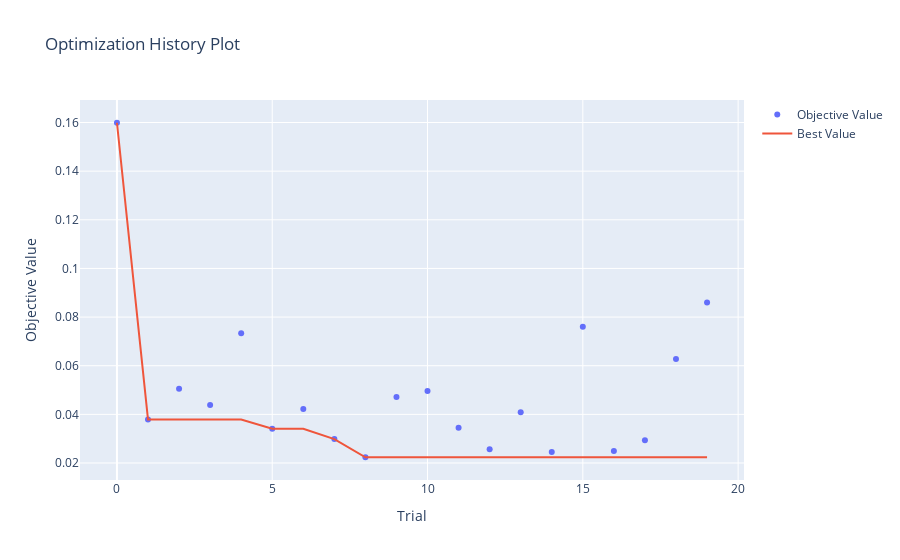
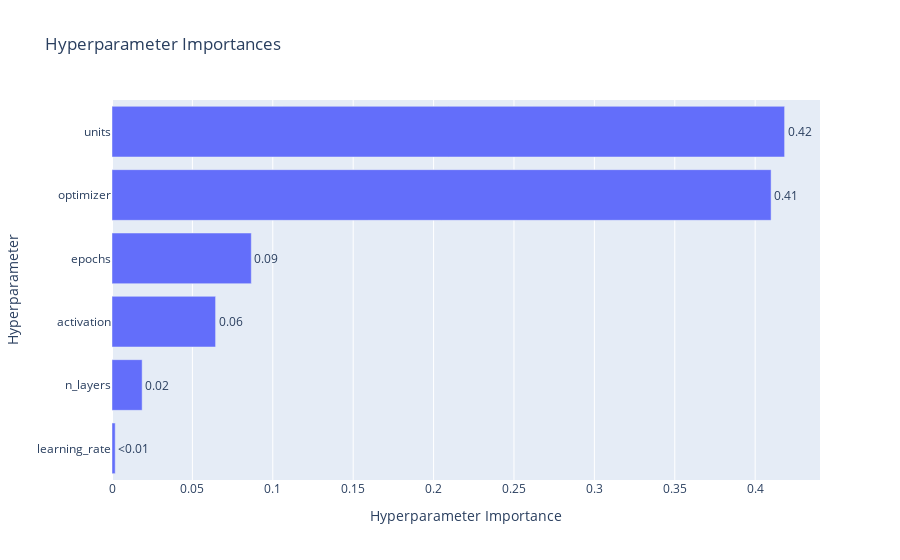
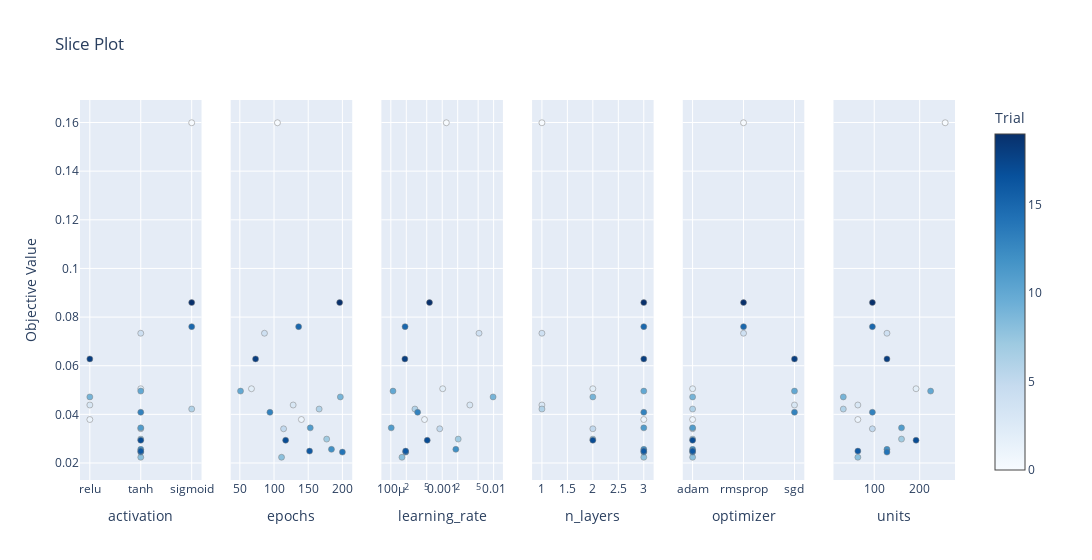
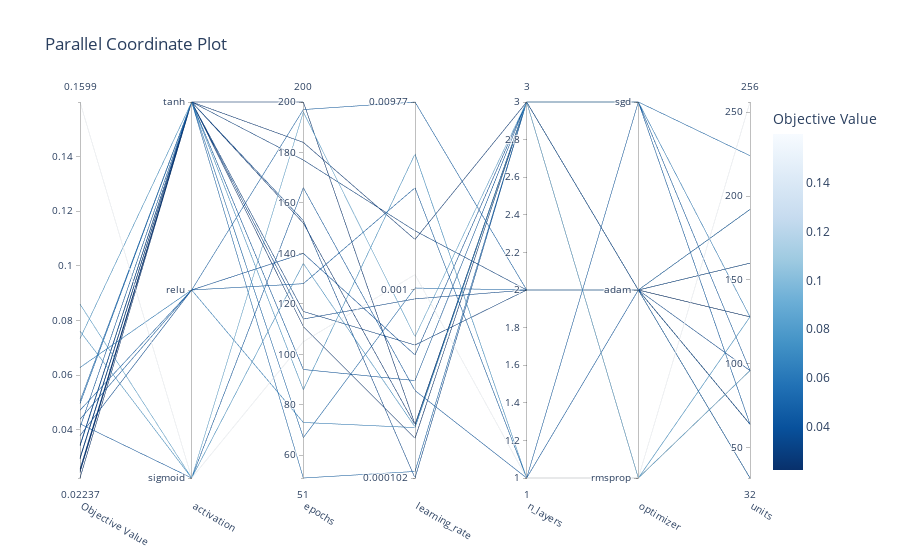

The code cell stored with these charts, in order, in its notebook:
### Code cell
show_optuna_visualizations(study_mlp)

### Figure 1 — Plotly figure (JSON) as saved in the notebook; plotly's stock layout.template omitted (floating-point values rounded to 4 significant figures)
{"data": [{"mode": "markers", "name": "Objective Value", "type": "scatter", "x": [0, 1, 2, 3, 4, 5, 6, 7, 8, 9, 10, 11, 12, 13, 14, 15, 16, 17, 18, 19], "y": [0.1599, 0.03788, 0.05054, 0.04384, 0.07336, 0.03407, 0.04219, 0.02983, 0.02237, 0.04717, 0.04957, 0.03445, 0.02561, 0.04086, 0.02447, 0.07607, 0.02489, 0.02935, 0.0628, 0.08597]}, {"mode": "lines", "name": "Best Value", "type": "scatter", "x": [0, 1, 2, 3, 4, 5, 6, 7, 8, 9, 10, 11, 12, 13, 14, 15, 16, 17, 18, 19], "y": [0.1599, 0.03788, 0.03788, 0.03788, 0.03788, 0.03407, 0.03407, 0.02983, 0.02237, 0.02237, 0.02237, 0.02237, 0.02237, 0.02237, 0.02237, 0.02237, 0.02237, 0.02237, 0.02237, 0.02237]}, {"marker": {"color": "#cccccc"}, "mode": "markers", "name": "Infeasible Trial", "showlegend": false, "type": "scatter", "x": [], "y": []}], "layout": {"title": {"text": "Optimization History Plot"}, "xaxis": {"title": {"text": "Trial"}}, "yaxis": {"title": {"text": "Objective Value"}}}}

### Figure 2 — Plotly figure (JSON) as saved in the notebook; plotly's stock layout.template omitted (floating-point values rounded to 4 significant figures)
{"data": [{"cliponaxis": false, "hovertemplate": ["learning_rate (FloatDistribution): 0.0019907448022315434<extra></extra>", "n_layers (IntDistribution): 0.018748268442361143<extra></extra>", "activation (CategoricalDistribution): 0.0644194230981569<extra></extra>", "epochs (IntDistribution): 0.08663314860180507<extra></extra>", "optimizer (CategoricalDistribution): 0.40990561669056286<extra></extra>", "units (IntDistribution): 0.4183027983648825<extra></extra>"], "name": "Objective Value", "orientation": "h", "text": ["<0.01", "0.02", "0.06", "0.09", "0.41", "0.42"], "textposition": "outside", "type": "bar", "x": [0.001991, 0.01875, 0.06442, 0.08663, 0.4099, 0.4183], "y": ["learning_rate", "n_layers", "activation", "epochs", "optimizer", "units"]}], "layout": {"title": {"text": "Hyperparameter Importances"}, "xaxis": {"title": {"text": "Hyperparameter Importance"}}, "yaxis": {"title": {"text": "Hyperparameter"}}}}

### Figure 3 — Plotly figure (JSON) as saved in the notebook; plotly's stock layout.template omitted (floating-point values rounded to 4 significant figures)
{"data": [{"marker": {"color": [0, 1, 2, 3, 4, 5, 6, 7, 8, 9, 10, 11, 12, 13, 14, 15, 16, 17, 18, 19], "colorbar": {"title": {"text": "Trial"}, "x": 1, "xpad": 40}, "colorscale": [[0, "rgb(247,251,255)"], [0.125, "rgb(222,235,247)"], [0.25, "rgb(198,219,239)"], [0.375, "rgb(158,202,225)"], [0.5, "rgb(107,174,214)"], [0.625, "rgb(66,146,198)"], [0.75, "rgb(33,113,181)"], [0.875, "rgb(8,81,156)"], [1, "rgb(8,48,107)"]], "line": {"color": "Grey", "width": 0.5}, "showscale": true}, "mode": "markers", "name": "Feasible Trial", "showlegend": false, "type": "scatter", "x": ["sigmoid", "relu", "tanh", "relu", "tanh", "tanh", "sigmoid", "tanh", "tanh", "relu", "tanh", "tanh", "tanh", "tanh", "tanh", "sigmoid", "tanh", "tanh", "relu", "sigmoid"], "xaxis": "x", "y": [0.1599, 0.03788, 0.05054, 0.04384, 0.07336, 0.03407, 0.04219, 0.02983, 0.02237, 0.04717, 0.04957, 0.03445, 0.02561, 0.04086, 0.02447, 0.07607, 0.02489, 0.02935, 0.0628, 0.08597], "yaxis": "y"}, {"marker": {"color": [0, 1, 2, 3, 4, 5, 6, 7, 8, 9, 10, 11, 12, 13, 14, 15, 16, 17, 18, 19], "colorbar": {"title": {"text": "Trial"}, "x": 1, "xpad": 40}, "colorscale": [[0, "rgb(247,251,255)"], [0.125, "rgb(222,235,247)"], [0.25, "rgb(198,219,239)"], [0.375, "rgb(158,202,225)"], [0.5, "rgb(107,174,214)"], [0.625, "rgb(66,146,198)"], [0.75, "rgb(33,113,181)"], [0.875, "rgb(8,81,156)"], [1, "rgb(8,48,107)"]], "line": {"color": "Grey", "width": 0.5}, "showscale": false}, "mode": "markers", "name": "Feasible Trial", "showlegend": false, "type": "scatter", "x": [105, 140, 67, 128, 86, 114, 166, 177, 111, 197, 51, 153, 184, 94, 200, 136, 152, 117, 73, 196], "xaxis": "x2", "y": [0.1599, 0.03788, 0.05054, 0.04384, 0.07336, 0.03407, 0.04219, 0.02983, 0.02237, 0.04717, 0.04957, 0.03445, 0.02561, 0.04086, 0.02447, 0.07607, 0.02489, 0.02935, 0.0628, 0.08597], "yaxis": "y2"}, {"marker": {"color": [0, 1, 2, 3, 4, 5, 6, 7, 8, 9, 10, 11, 12, 13, 14, 15, 16, 17, 18, 19], "colorbar": {"title": {"text": "Trial"}, "x": 1, "xpad": 40}, "colorscale": [[0, "rgb(247,251,255)"], [0.125, "rgb(222,235,247)"], [0.25, "rgb(198,219,239)"], [0.375, "rgb(158,202,225)"], [0.5, "rgb(107,174,214)"], [0.625, "rgb(66,146,198)"], [0.75, "rgb(33,113,181)"], [0.875, "rgb(8,81,156)"], [1, "rgb(8,48,107)"]], "line": {"color": "Grey", "width": 0.5}, "showscale": false}, "mode": "markers", "name": "Feasible Trial", "showlegend": false, "type": "scatter", "x": [0.001202, 0.0004531, 0.001021, 0.003447, 0.005197, 0.000895, 0.0002941, 0.002045, 0.0001648, 0.009766, 0.0001102, 0.0001018, 0.001841, 0.0003321, 0.0001951, 0.0001893, 0.0001942, 0.0005111, 0.0001877, 0.0005655], "xaxis": "x3", "y": [0.1599, 0.03788, 0.05054, 0.04384, 0.07336, 0.03407, 0.04219, 0.02983, 0.02237, 0.04717, 0.04957, 0.03445, 0.02561, 0.04086, 0.02447, 0.07607, 0.02489, 0.02935, 0.0628, 0.08597], "yaxis": "y3"}, {"marker": {"color": [0, 1, 2, 3, 4, 5, 6, 7, 8, 9, 10, 11, 12, 13, 14, 15, 16, 17, 18, 19], "colorbar": {"title": {"text": "Trial"}, "x": 1, "xpad": 40}, "colorscale": [[0, "rgb(247,251,255)"], [0.125, "rgb(222,235,247)"], [0.25, "rgb(198,219,239)"], [0.375, "rgb(158,202,225)"], [0.5, "rgb(107,174,214)"], [0.625, "rgb(66,146,198)"], [0.75, "rgb(33,113,181)"], [0.875, "rgb(8,81,156)"], [1, "rgb(8,48,107)"]], "line": {"color": "Grey", "width": 0.5}, "showscale": false}, "mode": "markers", "name": "Feasible Trial", "showlegend": false, "type": "scatter", "x": [1, 3, 2, 1, 1, 2, 1, 2, 3, 2, 3, 3, 3, 3, 3, 3, 3, 2, 3, 3], "xaxis": "x4", "y": [0.1599, 0.03788, 0.05054, 0.04384, 0.07336, 0.03407, 0.04219, 0.02983, 0.02237, 0.04717, 0.04957, 0.03445, 0.02561, 0.04086, 0.02447, 0.07607, 0.02489, 0.02935, 0.0628, 0.08597], "yaxis": "y4"}, {"marker": {"color": [0, 1, 2, 3, 4, 5, 6, 7, 8, 9, 10, 11, 12, 13, 14, 15, 16, 17, 18, 19], "colorbar": {"title": {"text": "Trial"}, "x": 1, "xpad": 40}, "colorscale": [[0, "rgb(247,251,255)"], [0.125, "rgb(222,235,247)"], [0.25, "rgb(198,219,239)"], [0.375, "rgb(158,202,225)"], [0.5, "rgb(107,174,214)"], [0.625, "rgb(66,146,198)"], [0.75, "rgb(33,113,181)"], [0.875, "rgb(8,81,156)"], [1, "rgb(8,48,107)"]], "line": {"color": "Grey", "width": 0.5}, "showscale": false}, "mode": "markers", "name": "Feasible Trial", "showlegend": false, "type": "scatter", "x": ["rmsprop", "adam", "adam", "sgd", "rmsprop", "adam", "adam", "adam", "adam", "adam", "sgd", "adam", "adam", "sgd", "adam", "rmsprop", "adam", "adam", "sgd", "rmsprop"], "xaxis": "x5", "y": [0.1599, 0.03788, 0.05054, 0.04384, 0.07336, 0.03407, 0.04219, 0.02983, 0.02237, 0.04717, 0.04957, 0.03445, 0.02561, 0.04086, 0.02447, 0.07607, 0.02489, 0.02935, 0.0628, 0.08597], "yaxis": "y5"}, {"marker": {"color": [0, 1, 2, 3, 4, 5, 6, 7, 8, 9, 10, 11, 12, 13, 14, 15, 16, 17, 18, 19], "colorbar": {"title": {"text": "Trial"}, "x": 1, "xpad": 40}, "colorscale": [[0, "rgb(247,251,255)"], [0.125, "rgb(222,235,247)"], [0.25, "rgb(198,219,239)"], [0.375, "rgb(158,202,225)"], [0.5, "rgb(107,174,214)"], [0.625, "rgb(66,146,198)"], [0.75, "rgb(33,113,181)"], [0.875, "rgb(8,81,156)"], [1, "rgb(8,48,107)"]], "line": {"color": "Grey", "width": 0.5}, "showscale": false}, "mode": "markers", "name": "Feasible Trial", "showlegend": false, "type": "scatter", "x": [256, 64, 192, 64, 128, 96, 32, 160, 64, 32, 224, 160, 128, 96, 128, 96, 64, 192, 128, 96], "xaxis": "x6", "y": [0.1599, 0.03788, 0.05054, 0.04384, 0.07336, 0.03407, 0.04219, 0.02983, 0.02237, 0.04717, 0.04957, 0.03445, 0.02561, 0.04086, 0.02447, 0.07607, 0.02489, 0.02935, 0.0628, 0.08597], "yaxis": "y6"}], "layout": {"title": {"text": "Slice Plot"}, "width": 1800, "xaxis": {"anchor": "y", "categoryarray": ["relu", "tanh", "sigmoid"], "categoryorder": "array", "domain": [0, 0.1389], "title": {"text": "activation"}, "type": "category"}, "xaxis2": {"anchor": "y2", "domain": [0.1722, 0.3111], "title": {"text": "epochs"}}, "xaxis3": {"anchor": "y3", "domain": [0.3444, 0.4833], "title": {"text": "learning_rate"}, "type": "log"}, "xaxis4": {"anchor": "y4", "domain": [0.5167, 0.6556], "title": {"text": "n_layers"}}, "xaxis5": {"anchor": "y5", "categoryarray": ["adam", "rmsprop", "sgd"], "categoryorder": "array", "domain": [0.6889, 0.8278], "title": {"text": "optimizer"}, "type": "category"}, "xaxis6": {"anchor": "y6", "domain": [0.8611, 1], "title": {"text": "units"}}, "yaxis": {"anchor": "x", "domain": [0, 1], "title": {"text": "Objective Value"}}, "yaxis2": {"anchor": "x2", "domain": [0, 1], "matches": "y", "showticklabels": false}, "yaxis3": {"anchor": "x3", "domain": [0, 1], "matches": "y", "showticklabels": false}, "yaxis4": {"anchor": "x4", "domain": [0, 1], "matches": "y", "showticklabels": false}, "yaxis5": {"anchor": "x5", "domain": [0, 1], "matches": "y", "showticklabels": false}, "yaxis6": {"anchor": "x6", "domain": [0, 1], "matches": "y", "showticklabels": false}}}

### Figure 4 — Plotly figure (JSON) as saved in the notebook; plotly's stock layout.template omitted (floating-point values rounded to 4 significant figures)
{"data": [{"dimensions": [{"label": "Objective Value", "range": [0.02237, 0.1599], "values": [0.1599, 0.03788, 0.05054, 0.04384, 0.07336, 0.03407, 0.04219, 0.02983, 0.02237, 0.04717, 0.04957, 0.03445, 0.02561, 0.04086, 0.02447, 0.07607, 0.02489, 0.02935, 0.0628, 0.08597]}, {"label": "activation", "range": [0, 2], "ticktext": ["sigmoid", "relu", "tanh"], "tickvals": [0, 1, 2], "values": [0, 1, 2, 1, 2, 2, 0, 2, 2, 1, 2, 2, 2, 2, 2, 0, 2, 2, 1, 0]}, {"label": "epochs", "range": [51, 200], "values": [105, 140, 67, 128, 86, 114, 166, 177, 111, 197, 51, 153, 184, 94, 200, 136, 152, 117, 73, 196]}, {"label": "learning_rate", "range": [-3.992, -2.01], "ticktext": ["0.000102", "0.001", "0.00977"], "tickvals": [-3.992, -3, -2.01], "values": [-2.92, -3.344, -2.991, -2.463, -2.284, -3.048, -3.531, -2.689, -3.783, -2.01, -3.958, -3.992, -2.735, -3.479, -3.71, -3.723, -3.712, -3.292, -3.727, -3.248]}, {"label": "n_layers", "range": [1, 3], "values": [1, 3, 2, 1, 1, 2, 1, 2, 3, 2, 3, 3, 3, 3, 3, 3, 3, 2, 3, 3]}, {"label": "optimizer", "range": [0, 2], "ticktext": ["rmsprop", "adam", "sgd"], "tickvals": [0, 1, 2], "values": [0, 1, 1, 2, 0, 1, 1, 1, 1, 1, 2, 1, 1, 2, 1, 0, 1, 1, 2, 0]}, {"label": "units", "range": [32, 256], "values": [256, 64, 192, 64, 128, 96, 32, 160, 64, 32, 224, 160, 128, 96, 128, 96, 64, 192, 128, 96]}], "labelangle": 30, "labelside": "bottom", "line": {"color": [0.1599, 0.03788, 0.05054, 0.04384, 0.07336, 0.03407, 0.04219, 0.02983, 0.02237, 0.04717, 0.04957, 0.03445, 0.02561, 0.04086, 0.02447, 0.07607, 0.02489, 0.02935, 0.0628, 0.08597], "colorbar": {"title": {"text": "Objective Value"}}, "colorscale": [[0, "rgb(247,251,255)"], [0.125, "rgb(222,235,247)"], [0.25, "rgb(198,219,239)"], [0.375, "rgb(158,202,225)"], [0.5, "rgb(107,174,214)"], [0.625, "rgb(66,146,198)"], [0.75, "rgb(33,113,181)"], [0.875, "rgb(8,81,156)"], [1, "rgb(8,48,107)"]], "reversescale": true, "showscale": true}, "type": "parcoords"}], "layout": {"title": {"text": "Parallel Coordinate Plot"}}}
